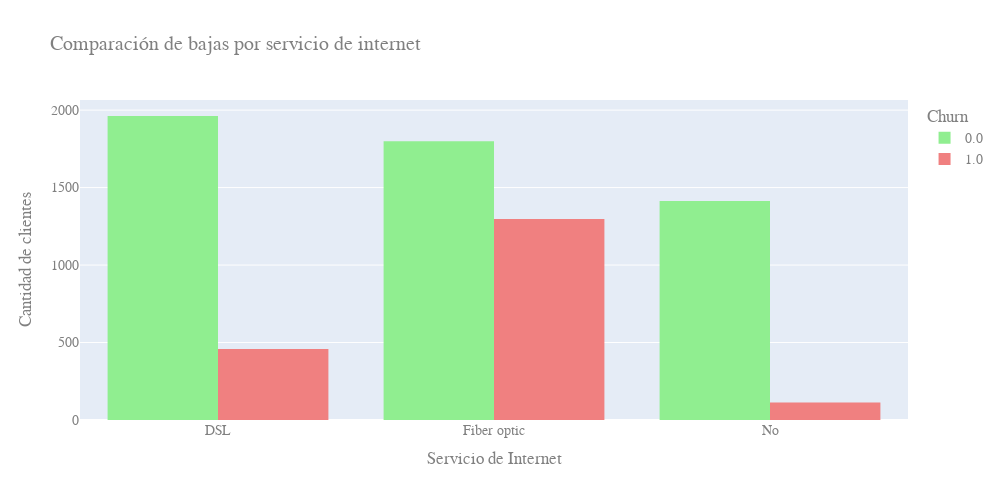

Write notebook code for a chart like this one.
### Code cell
# gráfico entre bajas y servicio de internet 
fig2 = px.histogram(
    datos_limpios,
    x='internet_InternetService',
    color='Churn',
    barmode='group',
    title='Comparación de bajas por servicio de internet',
    color_discrete_map={0: 'lightgreen', 1: 'lightcoral'}
)

fig2.update_layout(
    width=1000,
    height=500,
    xaxis_title='Servicio de Internet',
    yaxis_title='Cantidad de clientes',
    font_family='Arial',
    font_size=14,
    font_color='Gray'
)

fig2.show()

### Figure 1 — Plotly figure (JSON) as saved in the notebook; plotly's stock layout.template omitted (floating-point values rounded to 4 significant figures; data arrays with more than 128 entries replaced by an {"elided": "..."} marker saying what was removed)
{"data": [{"alignmentgroup": "True", "bingroup": "x", "hovertemplate": "Churn=0.0<br>internet_InternetService=%{x}<br>count=%{y}<extra></extra>", "legendgroup": "0.0", "marker": {"color": "lightgreen", "pattern": {"shape": ""}}, "name": "0.0", "offsetgroup": "0.0", "orientation": "v", "showlegend": true, "type": "histogram", "x": {"elided": "5174 str values"}, "xaxis": "x", "yaxis": "y"}, {"alignmentgroup": "True", "bingroup": "x", "hovertemplate": "Churn=1.0<br>internet_InternetService=%{x}<br>count=%{y}<extra></extra>", "legendgroup": "1.0", "marker": {"color": "lightcoral", "pattern": {"shape": ""}}, "name": "1.0", "offsetgroup": "1.0", "orientation": "v", "showlegend": true, "type": "histogram", "x": {"elided": "1869 str values"}, "xaxis": "x", "yaxis": "y"}], "layout": {"barmode": "group", "font": {"color": "Gray", "family": "Arial", "size": 14}, "height": 500, "legend": {"title": {"text": "Churn"}, "tracegroupgap": 0}, "title": {"text": "Comparación de bajas por servicio de internet"}, "width": 1000, "xaxis": {"anchor": "y", "domain": [0, 1], "title": {"text": "Servicio de Internet"}}, "yaxis": {"anchor": "x", "domain": [0, 1], "title": {"text": "Cantidad de clientes"}}}}
